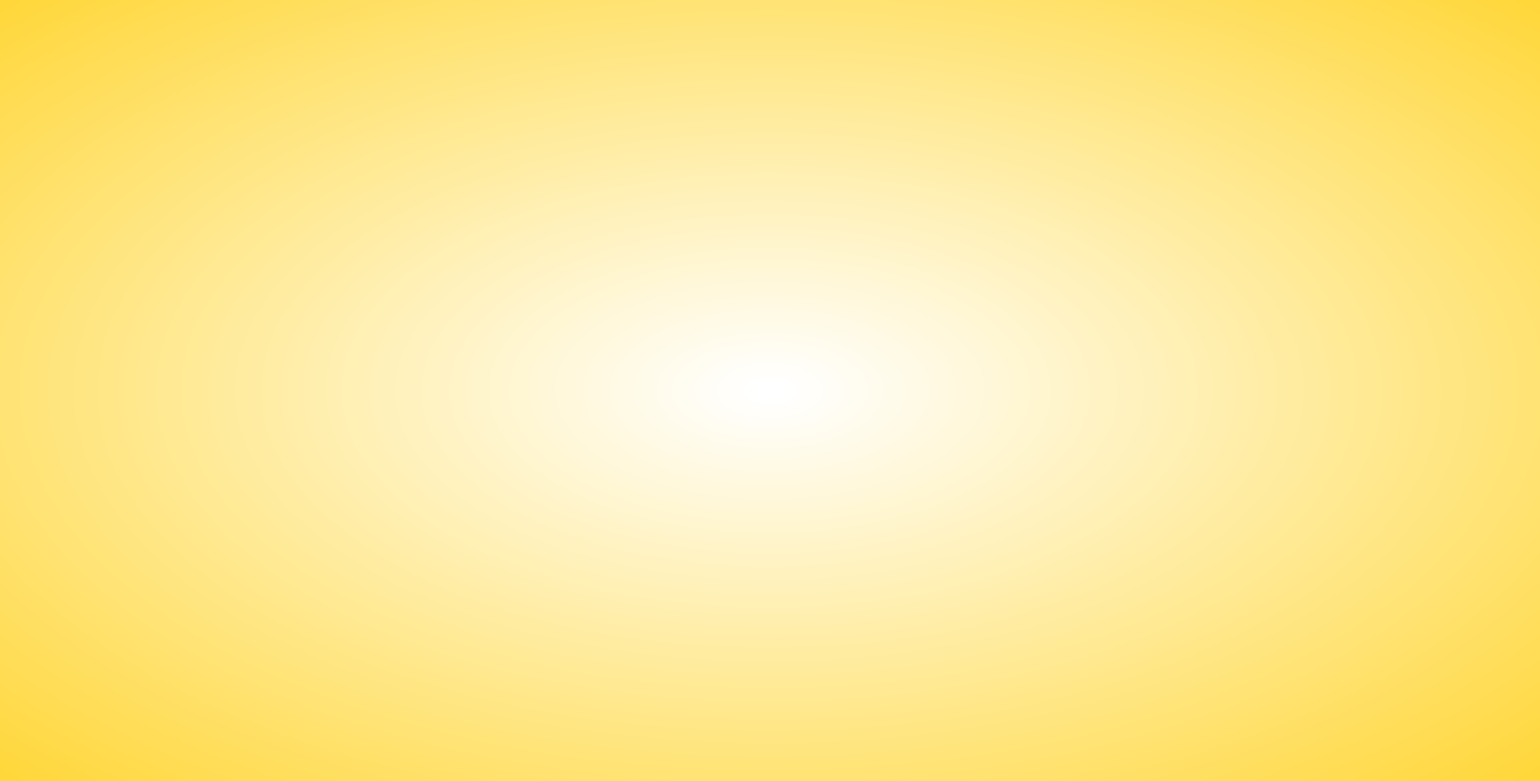
<?xml version="1.0" encoding="UTF-8"?>
<ui version="4.0">
 <class>MainWindow</class>
 <widget class="QMainWindow" name="MainWindow">
  <property name="geometry">
   <rect>
    <x>0</x>
    <y>0</y>
    <width>1578</width>
    <height>800</height>
   </rect>
  </property>
  <property name="windowTitle">
   <string>MainWindow</string>
  </property>
  <property name="styleSheet">
   <string notr="true"/>
  </property>
  <widget class="QWidget" name="centralwidget">
   <property name="styleSheet">
    <string notr="true">background-color: qradialgradient(spread:pad, cx:0.499, cy:0.499318, radius:0.871, fx:0.5, fy:0.5, stop:0.0097561 rgba(255, 255, 255, 255), stop:0.887805 rgba(255, 211, 38, 255));</string>
   </property>
   <layout class="QHBoxLayout" name="horizontalLayout">
    <item>
     <widget class="QWidget" name="widget" native="true">
      <property name="minimumSize">
       <size>
        <width>829</width>
        <height>481</height>
       </size>
      </property>
      <property name="maximumSize">
       <size>
        <width>829</width>
        <height>481</height>
       </size>
      </property>
      <property name="styleSheet">
       <string notr="true">background-color: rgba(255, 255, 255, 0);
border-color: rgba(255, 255, 255, 0);</string>
      </property>
      <widget class="QLabel" name="label_4">
       <property name="geometry">
        <rect>
         <x>0</x>
         <y>0</y>
         <width>331</width>
         <height>71</height>
        </rect>
       </property>
       <property name="minimumSize">
        <size>
         <width>331</width>
         <height>71</height>
        </size>
       </property>
       <property name="maximumSize">
        <size>
         <width>331</width>
         <height>71</height>
        </size>
       </property>
       <property name="styleSheet">
        <string notr="true">border-image: url(:/image/image/index.png);
background-color: rgba(255, 255, 255, 0);</string>
       </property>
       <property name="frameShape">
        <enum>QFrame::NoFrame</enum>
       </property>
       <property name="frameShadow">
        <enum>QFrame::Plain</enum>
       </property>
       <property name="text">
        <string/>
       </property>
       <property name="scaledContents">
        <bool>false</bool>
       </property>
       <property name="textInteractionFlags">
        <set>Qt::LinksAccessibleByKeyboard</set>
       </property>
      </widget>
      <widget class="QLabel" name="label_2">
       <property name="enabled">
        <bool>true</bool>
       </property>
       <property name="geometry">
        <rect>
         <x>100</x>
         <y>90</y>
         <width>621</width>
         <height>221</height>
        </rect>
       </property>
       <property name="maximumSize">
        <size>
         <width>621</width>
         <height>231</height>
        </size>
       </property>
       <property name="palette">
        <palette>
         <active>
          <colorrole role="Button">
           <brush brushstyle="SolidPattern">
            <color alpha="0">
             <red>0</red>
             <green>0</green>
             <blue>0</blue>
            </color>
           </brush>
          </colorrole>
          <colorrole role="Base">
           <brush brushstyle="SolidPattern">
            <color alpha="0">
             <red>0</red>
             <green>0</green>
             <blue>0</blue>
            </color>
           </brush>
          </colorrole>
          <colorrole role="Window">
           <brush brushstyle="SolidPattern">
            <color alpha="0">
             <red>0</red>
             <green>0</green>
             <blue>0</blue>
            </color>
           </brush>
          </colorrole>
         </active>
         <inactive>
          <colorrole role="Button">
           <brush brushstyle="SolidPattern">
            <color alpha="0">
             <red>0</red>
             <green>0</green>
             <blue>0</blue>
            </color>
           </brush>
          </colorrole>
          <colorrole role="Base">
           <brush brushstyle="SolidPattern">
            <color alpha="0">
             <red>0</red>
             <green>0</green>
             <blue>0</blue>
            </color>
           </brush>
          </colorrole>
          <colorrole role="Window">
           <brush brushstyle="SolidPattern">
            <color alpha="0">
             <red>0</red>
             <green>0</green>
             <blue>0</blue>
            </color>
           </brush>
          </colorrole>
         </inactive>
         <disabled>
          <colorrole role="Button">
           <brush brushstyle="SolidPattern">
            <color alpha="0">
             <red>0</red>
             <green>0</green>
             <blue>0</blue>
            </color>
           </brush>
          </colorrole>
          <colorrole role="Base">
           <brush brushstyle="SolidPattern">
            <color alpha="0">
             <red>0</red>
             <green>0</green>
             <blue>0</blue>
            </color>
           </brush>
          </colorrole>
          <colorrole role="Window">
           <brush brushstyle="SolidPattern">
            <color alpha="0">
             <red>0</red>
             <green>0</green>
             <blue>0</blue>
            </color>
           </brush>
          </colorrole>
         </disabled>
        </palette>
       </property>
       <property name="mouseTracking">
        <bool>false</bool>
       </property>
       <property name="tabletTracking">
        <bool>false</bool>
       </property>
       <property name="styleSheet">
        <string notr="true">border-image: url(:/image/image/title.png);
background-color: rgba(0, 0, 0, 0);</string>
       </property>
       <property name="text">
        <string/>
       </property>
       <property name="alignment">
        <set>Qt::AlignCenter</set>
       </property>
      </widget>
      <widget class="QLabel" name="label_3">
       <property name="geometry">
        <rect>
         <x>270</x>
         <y>310</y>
         <width>311</width>
         <height>71</height>
        </rect>
       </property>
       <property name="minimumSize">
        <size>
         <width>311</width>
         <height>71</height>
        </size>
       </property>
       <property name="maximumSize">
        <size>
         <width>311</width>
         <height>71</height>
        </size>
       </property>
       <property name="styleSheet">
        <string notr="true">border-image: url(:/image/image/with.png);
background-color: rgba(0, 0, 0, 0);</string>
       </property>
       <property name="text">
        <string/>
       </property>
       <property name="alignment">
        <set>Qt::AlignCenter</set>
       </property>
      </widget>
      <widget class="QLabel" name="label">
       <property name="geometry">
        <rect>
         <x>150</x>
         <y>370</y>
         <width>561</width>
         <height>81</height>
        </rect>
       </property>
       <property name="styleSheet">
        <string notr="true">border-image: url(:/image/image/pressbutton.png);</string>
       </property>
       <property name="text">
        <string/>
       </property>
      </widget>
     </widget>
    </item>
   </layout>
  </widget>
 </widget>
 <resources>
  <include location="intro.qrc"/>
 </resources>
 <connections/>
</ui>
